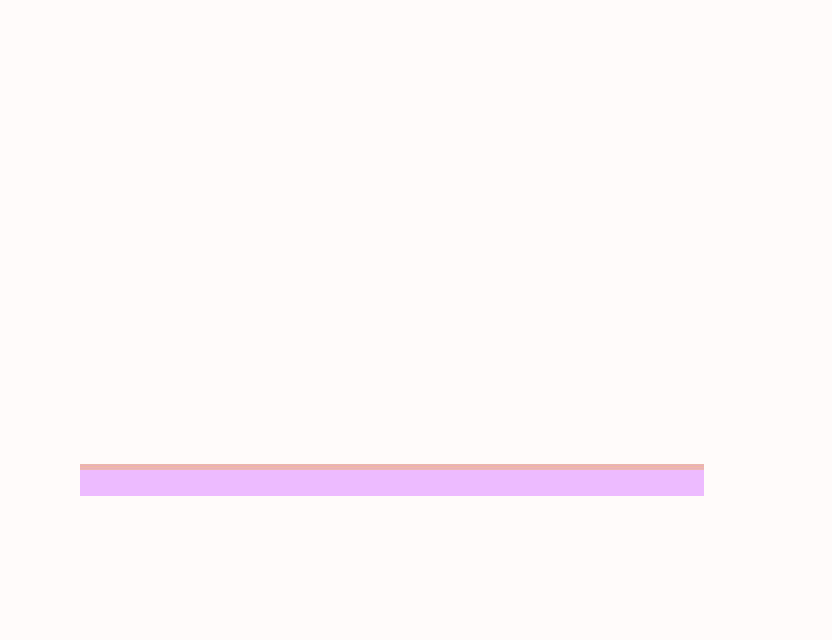

Below is a game level as drawn by its tile map, then a one-line description and the .tmx that defines it (tile-layer data replaced by summaries):
An orthogonal 52x40 tile map with 16x16 px tiles, 2 tile layers (Background, Platform) and 2 objects (Spawn).

<map version="1.0" orientation="orthogonal" width="52" height="40" tilewidth="16" tileheight="16">
 <tileset firstgid="1" name="tileset" tilewidth="16" tileheight="16">
  <image source="../img/tileset.png" width="128" height="32" />
 </tileset>
 <layer name="Background" width="52" height="40">
  <data>[2080 cells, 2080 non-empty, 1 distinct tile ids]</data>
 </layer>
 <layer name="Platform" width="52" height="40">
  <data>[2080 cells, 178 non-empty, 3 distinct tile ids]</data>
 </layer>
 <objectgroup name="Platform" width="52" height="40">
  <object x="592" y="374">
   <polygon points="-512,122 112,122 112,90 -512,90" />
  </object>
 </objectgroup>
 <objectgroup name="Object Layer 2" width="52" height="40">
  <object name="Spawn" x="288" y="432" width="16" height="16" />
 </objectgroup>
</map>
